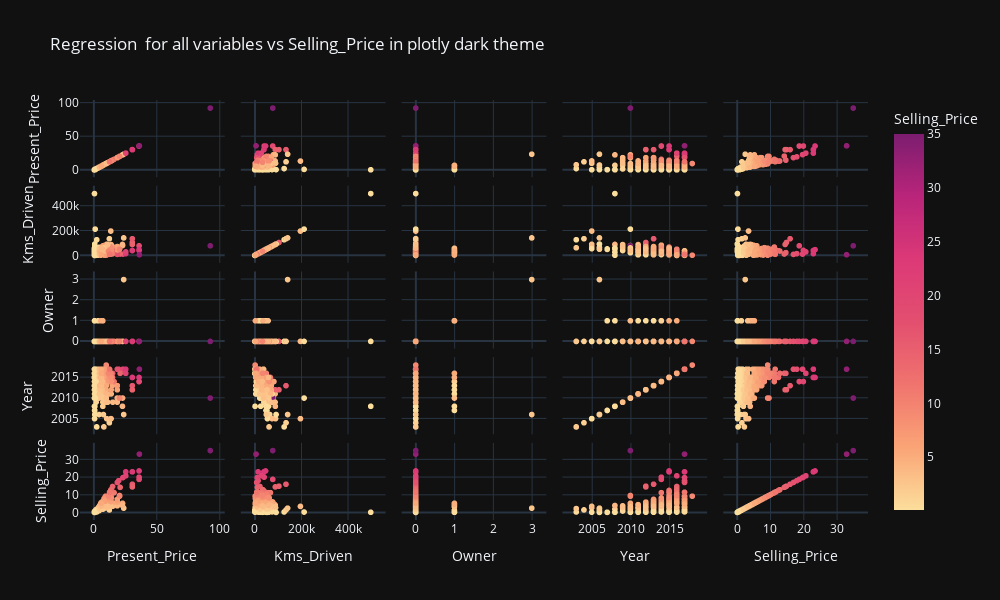

This figure's notebook cell:
### Code cell
# Regression for all variables vs Selling_Price in plotly dark theme

fig = px.scatter_matrix(train0, dimensions=["Present_Price", "Kms_Driven", "Owner", "Year", "Selling_Price"], color="Selling_Price", title="Regression  for all variables vs Selling_Price in plotly dark theme")
fig.update_traces(diagonal_visible=False, marker=dict(size=2, line=dict(width=1, color='DarkSlateGrey')), selector=dict(mode='markers'))
fig.update_layout(width=1000, height=600)
# invert the colorscale for the y-axis
fig.update_layout(coloraxis_colorscale='sunsetdark')

fig.show()

### Figure 1 — Plotly figure (JSON) as saved in the notebook; plotly's stock layout.template omitted (floating-point values rounded to 4 significant figures; data arrays with more than 128 entries replaced by an {"elided": "..."} marker saying what was removed)
{"data": [{"dimensions": [{"axis": {"matches": true}, "label": "Present_Price", "values": {"elided": "301 float values"}}, {"axis": {"matches": true}, "label": "Kms_Driven", "values": {"elided": "301 int values"}}, {"axis": {"matches": true}, "label": "Owner", "values": {"elided": "301 int values"}}, {"axis": {"matches": true}, "label": "Year", "values": {"elided": "301 int values"}}, {"axis": {"matches": true}, "label": "Selling_Price", "values": {"elided": "301 float values"}}], "hovertemplate": "%{xaxis.title.text}=%{x}<br>%{yaxis.title.text}=%{y}<br>Selling_Price=%{marker.color}<extra></extra>", "legendgroup": "", "marker": {"color": {"elided": "301 float values"}, "coloraxis": "coloraxis", "symbol": "circle"}, "name": "", "showlegend": false, "type": "splom"}], "layout": {"coloraxis": {"colorbar": {"title": {"text": "Selling_Price"}}, "colorscale": [[0.0, "rgb(252, 222, 156)"], [0.1667, "rgb(250, 164, 118)"], [0.3333, "rgb(240, 116, 110)"], [0.5, "rgb(227, 79, 111)"], [0.6667, "rgb(220, 57, 119)"], [0.8333, "rgb(185, 37, 122)"], [1.0, "rgb(124, 29, 111)"]]}, "legend": {"tracegroupgap": 0}, "title": {"text": "Regression  for all variables vs Selling_Price in plotly dark theme"}, "dragmode": "select", "width": 1000, "height": 600}}
